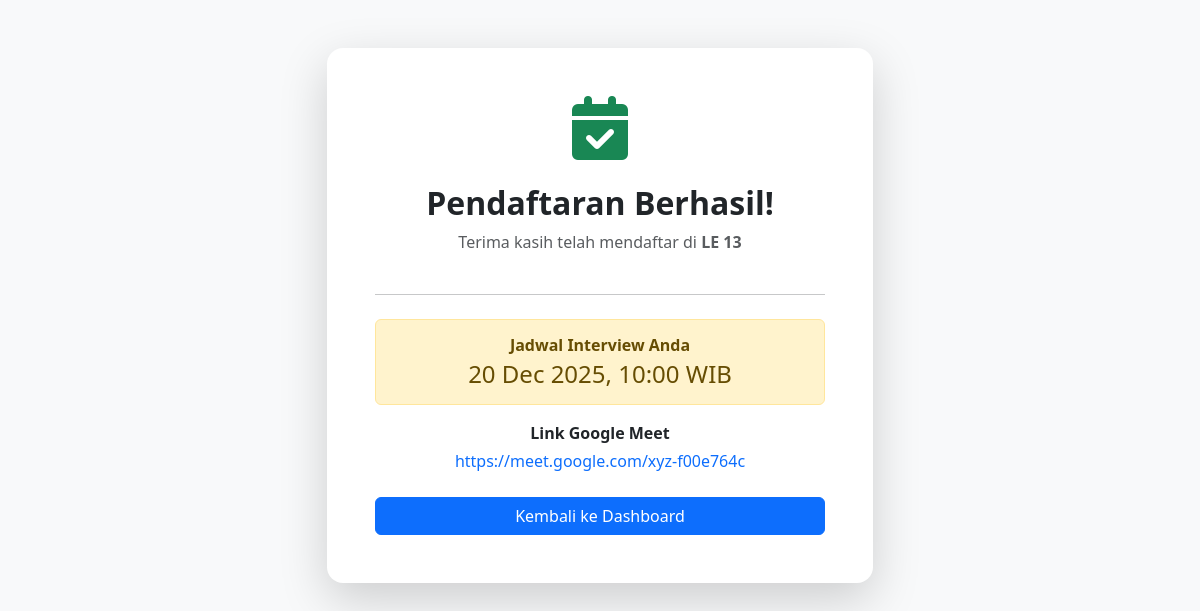
Screenshot of /STUDENT/interview_info.php?reg_id=4 (signed in) with the database file from the repository.
### tables this page shows
CREATE TABLE `registrations` (
  `registration_id` int(11) NOT NULL,
  `user_id` int(11) NOT NULL,
  `position_id` int(11) NOT NULL,
  `position_id_2` int(11) DEFAULT NULL,
  `motivation` text DEFAULT NULL,
  `experience` text DEFAULT NULL,
  `cv_file` varchar(255) DEFAULT NULL,
  `portfolio_file` varchar(255) DEFAULT NULL,
  `interview_time` datetime DEFAULT NULL,
  `meet_link` varchar(255) DEFAULT NULL,
  `status` enum('pending','accepted','declined') DEFAULT 'pending',
  `registered_at` timestamp NOT NULL DEFAULT current_timestamp()
);

CREATE TABLE `events` (
  `event_id` int(100) NOT NULL,
  `event_name` varchar(255) NOT NULL,
  `event_description` text DEFAULT NULL,
  `event_date` date NOT NULL,
  `event_end_date` date DEFAULT NULL,
  `event_location` varchar(100) DEFAULT NULL,
  `event_category` varchar(50) DEFAULT NULL,
  `event_poster` varchar(255) DEFAULT NULL,
  `event_status` enum('draft','published') DEFAULT 'draft',
  `created_at` timestamp NOT NULL DEFAULT current_timestamp() ON UPDATE current_timestamp(),
  `created_by` int(100) DEFAULT NULL
);

### STUDENT/interview_info.php (the view, shortened to what this page needs)
<?php
require_once '../koneksi.php';
$reg_id = $_GET['reg_id'];
$sql = "
    SELECT r.interview_time, r.meet_link, e.event_name
    FROM registrations r
    JOIN positions p ON r.position_id = p.position_id
    JOIN events e ON p.event_id = e.event_id
    WHERE r.registration_id = ?
    LIMIT 1
";
$stmt = mysqli_prepare($conn, $sql);
mysqli_stmt_bind_param($stmt, "i", $reg_id);
mysqli_stmt_execute($stmt);
$result = mysqli_stmt_get_result($stmt);
$data = mysqli_fetch_assoc($result);
?>
<!DOCTYPE html>
<html lang="id">
<head>
<link href="https://cdn.jsdelivr.net/npm/bootstrap@5.3.0/dist/css/bootstrap.min.css" rel="stylesheet">
<link href="https://cdnjs.cloudflare.com/ajax/libs/font-awesome/6.5.0/css/all.min.css" rel="stylesheet">
</head>
<body class="bg-light">
<div class="container mt-5">
<div class="row justify-content-center text-center">
<div class="col-md-6">
<div class="card shadow-lg p-5 border-0 rounded-4">
<div class="mb-4">
<i class="fas fa-calendar-check fa-4x text-success"></i>
</div>
<h2 class="fw-bold mb-2">Pendaftaran Berhasil!</h2>
<p class="text-muted">
Terima kasih telah mendaftar di
<strong><?= htmlspecialchars($data['event_name']); ?></strong>
</p>
<hr class="my-4">
<div class="alert alert-warning">
<h6 class="fw-bold mb-1">Jadwal Interview Anda</h6>
<h4 class="mb-0">
<?= date('d M Y, H:i', strtotime($data['interview_time'])); ?> WIB
</h4>
</div>
<div class="mb-4">
<p class="fw-bold mb-1">Link Google Meet</p>
<a href="<?= htmlspecialchars($data['meet_link']); ?>"
   target="_blank"
   class="text-primary text-decoration-none">
<?= htmlspecialchars($data['meet_link']); ?>
</a>
</div>
<a href="student_dashboard.php" class="btn btn-primary w-100">
Kembali ke Dashboard
</a>
</div>
</div>
</div>
</div>
</body>
</html>

### rows the page displays
registrations: events.event_name "LE 13", interview_time "20 Dec 2025, 10:00", meet_link "https://meet.google.com/xyz-f00e764c"
